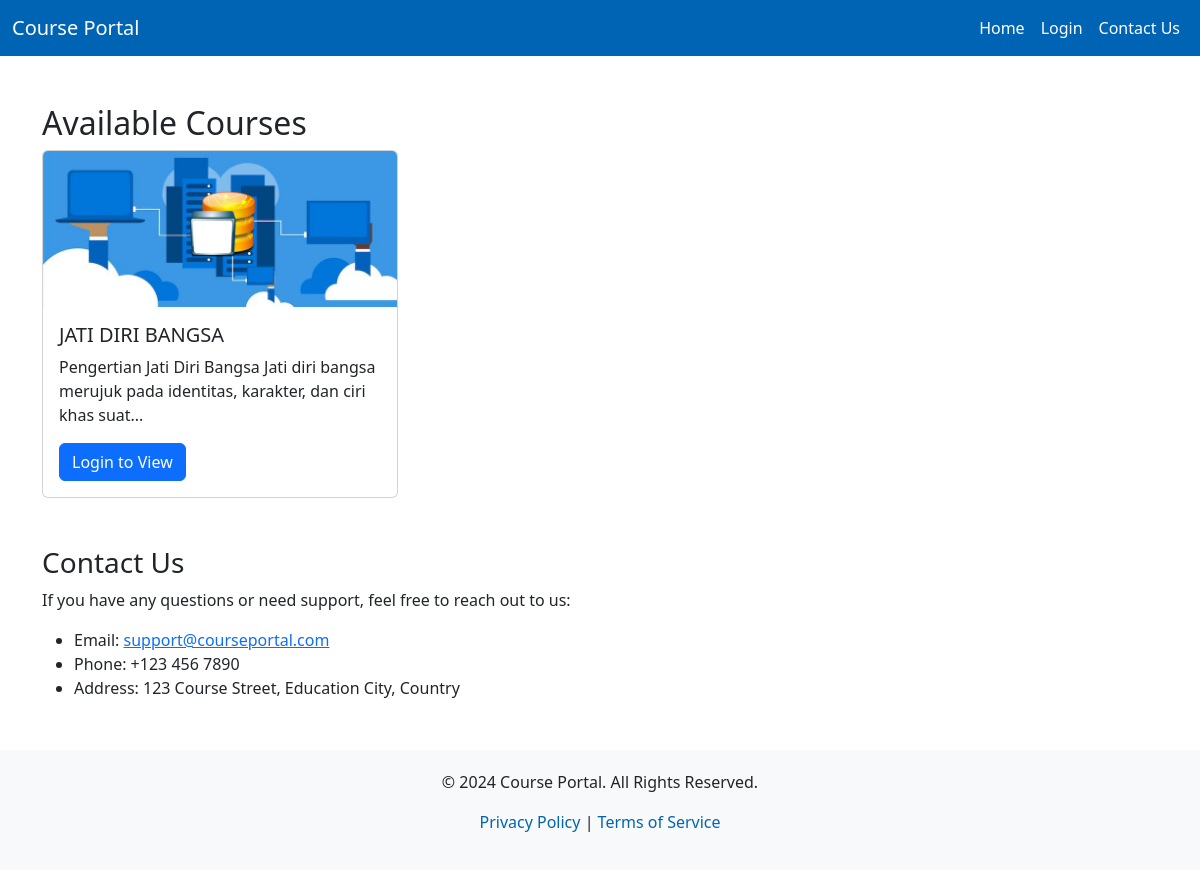
Page /user/home.php on the committed database.
### tables this page shows
CREATE TABLE `courses` (
  `id` int(11) NOT NULL,
  `title` varchar(100) NOT NULL,
  `description` text DEFAULT NULL,
  `image_url` varchar(255) DEFAULT NULL,
  `instructor_id` int(11) DEFAULT NULL,
  `created_at` timestamp NOT NULL DEFAULT current_timestamp()
);

### user/home.php (the view, shortened to what this page needs)
<?php
require_once '../config/db.php';
$query = "SELECT * FROM courses";
$result = $db->query($query);
?>
<!DOCTYPE html>
<html lang="en">
<head>
    <link href="https://cdn.jsdelivr.net/npm/bootstrap@5.3.1/dist/css/bootstrap.min.css" rel="stylesheet">
</head>
<body>
    <nav class="navbar navbar-expand-lg navbar-dark">
        <div class="container-fluid">
            <a class="navbar-brand" href="homepage_user.php">Course Portal</a>
            <div class="collapse navbar-collapse" id="navbarNav">
                <ul class="navbar-nav ms-auto">
                    <li class="nav-item">
                        <a class="nav-link" href="homepage_user.php">Home</a>
                    </li>
                    <?php if (isset($_SESSION['user_id'])) { ?>
                        <li class="nav-item">
                            <a class="nav-item"><a class="nav-link" href="../logout.php">Logout</a>
                        </li>
                    <?php } else { ?>
                        <li class="nav-item">
                            <a class="nav-link" href="login.php">Login</a>
                        </li>
                    <?php } ?>
                    <li class="nav-item">
                        <a class="nav-link" href="#contact">Contact Us</a>
                    </li>
                </ul>
            </div>
        </div>
    </nav>
    <div class="container mt-5">
        <h2>Available Courses</h2>
        <div class="row">
            <?php while ($course = $result->fetch_assoc()) { ?>
                <div class="col-md-4">
                    <div class="card">
                        <img src="<?= $course['image_url'] ?>" class="card-img-top" alt="Course Image">
                        <div class="card-body">
                            <h5 class="card-title"><?= htmlspecialchars($course['title']) ?></h5>
                            <p class="card-text"><?= substr(htmlspecialchars($course['description']), 0, 100) ?>...</p>
                            <?php if (isset($_SESSION['user_id'])) { ?>
                                <a href="course_details.php?course_id=<?= $course['id'] ?>" class="btn btn-primary">View Course</a>
                            <?php } else { ?>
                                <a href="login.php" class="btn btn-primary">Login to View</a>
                            <?php } ?>
                        </div>
                    </div>
                </div>
            <?php } ?>
        </div>
    </div>
    <div class="container mt-5" id="contact">
        <h3>Contact Us</h3>
        <p>If you have any questions or need support, feel free to reach out to us:</p>
        <ul>
            <li>Email: <a href="mailto:support@courseportal.com">support@courseportal.com</a></li>
            <li>Phone: +123 456 7890</li>
            <li>Address: 123 Course Street, Education City, Country</li>
        </ul>
    </div>
    <div class="footer">
        <p>&copy; 2024 Course Portal. All Rights Reserved.</p>
        <p><a href="privacy_policy.php">Privacy Policy</a> | <a href="terms_of_service.php">Terms of Service</a></p>
    </div>
</body>
</html>

### user/home.php (style rules this page uses)
.navbar { background-color: #0064b5; }
.navbar-brand, .navbar-nav .nav-link { color: white; }
.footer { background-color: #f8f9fa; padding: 20px 0; text-align: center; margin-top: 50px; }
.footer a { color: #0064b5; text-decoration: none; }

### rows in the picture
courses: image_url (picture), title "JATI DIRI BANGSA", description "Pengertian Jati Diri Bangsa Jati diri bangsa merujuk pada identitas, karakter, dan ciri khas suat"
